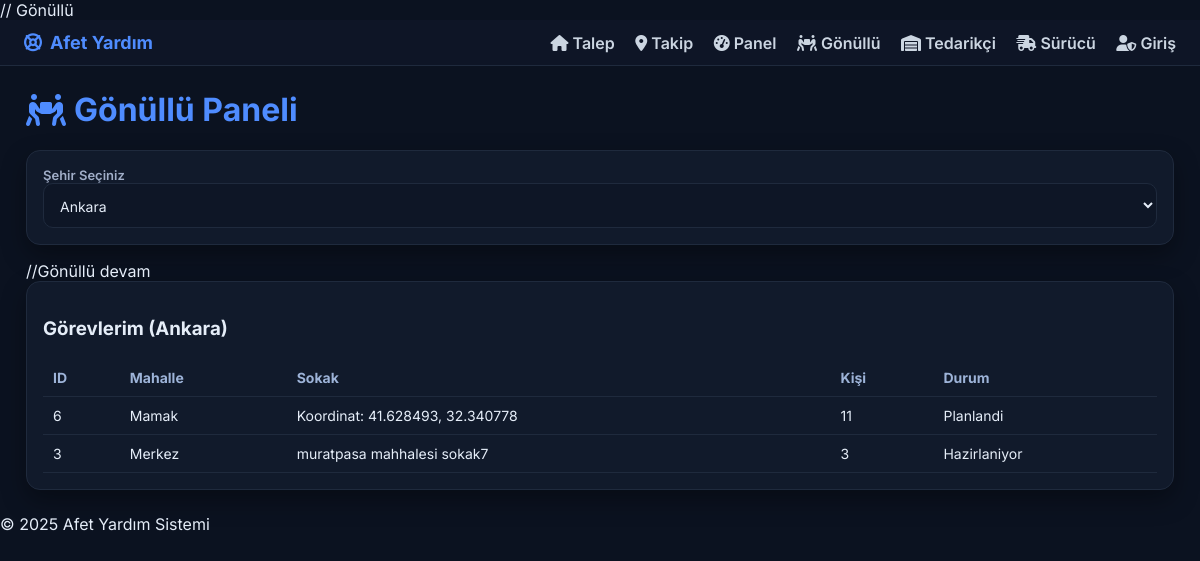
The app's page /volunteer.php?sehir=Ankara (signed in) with its own data.
### tables this page shows
CREATE TABLE `talepler` (
  `id` int(11) NOT NULL,
  `kullanici_id` int(11) DEFAULT NULL,
  `sehir` varchar(100) DEFAULT NULL,
  `mahalle` varchar(100) DEFAULT NULL,
  `sokak` varchar(255) DEFAULT NULL,
  `latitude` decimal(9,6) DEFAULT NULL,
  `longitude` decimal(9,6) DEFAULT NULL,
  `kisi_sayisi` int(11) NOT NULL,
  `aciliyet_seviyesi` varchar(20) DEFAULT 'Orta',
  `aciklama` text DEFAULT NULL,
  `ikamet` varchar(200) DEFAULT NULL,
  `telefon` varchar(50) DEFAULT NULL,
  `durum` varchar(30) DEFAULT 'Beklemede',
  `created_at` datetime DEFAULT current_timestamp()
);

### volunteer.php (the view, shortened to what this page needs)
<?php
require_once 'config/db.php';
include 'templates/header.php';
$sehirler = $pdo->query("SELECT DISTINCT sehir FROM talepler ORDER BY sehir")->fetchAll();
?>
<div class="container">
  <h1 class="title"><i class="fa-solid fa-people-carry-box"></i> Gönüllü Paneli</h1>
  <form method="GET" class="card">
    <label>Şehir Seçiniz</label>
    <select name="sehir" onchange="this.form.submit()">
      <?php
      foreach($sehirler as $s){
        $sel = ($_GET['sehir'] ?? '') === $s['sehir'] ? 'selected' : '';
        echo "<option value='{$s['sehir']}' $sel>{$s['sehir']}</option>";
      }
      ?>
    </select>
  </form>
//Gönüllü devam
  <?php if(!empty($_GET['sehir'])): ?>
  <div class="card">
    <h3>Görevlerim (<?php echo htmlspecialchars($_GET['sehir']); ?>)</h3>
    <table class="table">
      <thead><tr><th>ID</th><th>Mahalle</th><th>Sokak</th><th>Kişi</th><th>Durum</th></tr></thead>
      <tbody>
        <?php
        $stmt = $pdo->prepare("SELECT * FROM talepler WHERE sehir=? ORDER BY created_at DESC");
        $stmt->execute([$_GET['sehir']]);
        foreach($stmt as $r){
          echo "<tr>
            <td>{$r['id']}</td><td>{$r['mahalle']}</td><td>{$r['sokak']}</td>
            <td>{$r['kisi_sayisi']}</td><td>{$r['durum']}</td>
          </tr>";
        }
        ?>
      </tbody>
    </table>
  </div>
  <?php endif; ?>
</div>
<?php include 'templates/footer.php'; ?>

### assets/css/style.css (style rules this page uses)
:root { --bg:#0b1220; --card:#111a2b; --border:#1f2a3d; --text:#e5edf8; --muted:#a1aec8; --primary:#4f8cff; --primary-dark:#3b6ed6; --accent:#22c55e; --warning:#f59e0b; --danger:#ef4444; }
* { box-sizing:border-box }
html,body { height:100% }
body { font-family:'Inter',system-ui,sans-serif;background:var(--bg);color:var(--text);margin:0 }
.container { max-width:1180px;margin:24px auto;padding:0 16px }
.title { color:var(--primary);display:flex;align-items:center;gap:8px;font-weight:700 }
.card { background:var(--card);border:1px solid var(--border);border-radius:14px;padding:16px;box-shadow:0 10px 24px rgba(0,0,0,.35);transition:.2s }
label { font-size:13px;color:var(--muted);font-weight:600 }
input,select,textarea,button { font-family:inherit }
input,select,textarea { width:100%;padding:12px;border:1px solid var(--border);border-radius:10px;background:#0e1626;color:var(--text);font-size:14px }
.table { width:100%;border-collapse:collapse }
.table th,.table td { border-bottom:1px solid var(--border);padding:10px;text-align:left;font-size:14px }
.table th { color:#9db3d8;font-weight:700 }

### records on screen
talepler: id "6", mahalle "Mamak", sokak "Koordinat: 41.628493, 32.340778", kisi_sayisi "11", durum "Planlandi"
talepler: id "3", mahalle "Merkez", sokak "muratpasa mahhalesi sokak7", kisi_sayisi "3", durum "Hazirlaniyor"

### other values on screen
$_GET['sehir'] "Ankara"
form field sehir "Ankara"
